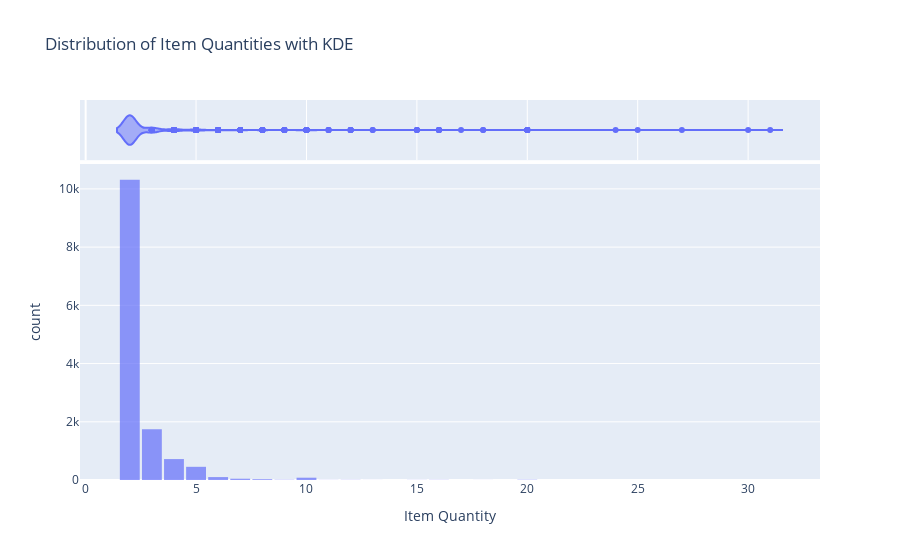

Notebook cell for this chart:
### Code cell
import plotly.express as px

fig1 = px.histogram(
    order_short, 
    x="item_quantity", 
    nbins=30, 
    marginal="violin",  # or 'rug', 'box', 'violin' for additional info
    opacity=0.7,
    title="Distribution of Item Quantities with KDE",
    labels={"item_quantity": "Item Quantity"}
)
fig1.update_layout(bargap=0.1)
fig1.show()

### Figure 1 — Plotly figure (JSON) as saved in the notebook; plotly's stock layout.template omitted (floating-point values rounded to 4 significant figures; data arrays with more than 128 entries replaced by an {"elided": "..."} marker saying what was removed)
{"data": [{"bingroup": "x", "hovertemplate": "Item Quantity=%{x}<br>count=%{y}<extra></extra>", "legendgroup": "", "marker": {"color": "#636efa", "opacity": 0.7, "pattern": {"shape": ""}}, "name": "", "nbinsx": 30, "orientation": "v", "showlegend": false, "type": "histogram", "x": {"elided": "13525 int values"}, "xaxis": "x", "yaxis": "y"}, {"hovertemplate": "Item Quantity=%{x}<extra></extra>", "legendgroup": "", "marker": {"color": "#636efa"}, "name": "", "scalegroup": "x", "showlegend": false, "type": "violin", "x": {"elided": "13525 int values"}, "xaxis": "x2", "yaxis": "y2"}], "layout": {"bargap": 0.1, "barmode": "relative", "legend": {"tracegroupgap": 0}, "title": {"text": "Distribution of Item Quantities with KDE"}, "xaxis": {"anchor": "y", "domain": [0, 1], "title": {"text": "Item Quantity"}}, "xaxis2": {"anchor": "y2", "domain": [0, 1], "matches": "x", "showgrid": true, "showticklabels": false}, "yaxis": {"anchor": "x", "domain": [0, 0.8316], "title": {"text": "count"}}, "yaxis2": {"anchor": "x2", "domain": [0.8416, 1], "matches": "y2", "showgrid": false, "showline": false, "showticklabels": false, "ticks": ""}}}
